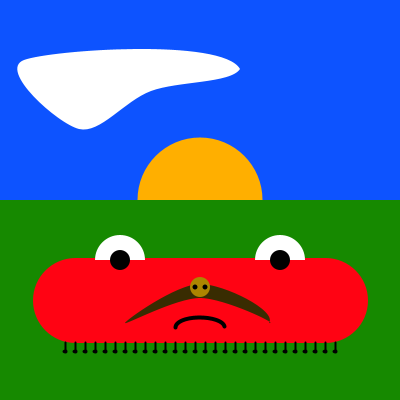
Frame 1 (no input)
Frame 60 (the mouse pressed at the canvas centre just before this capture): identical to frame 1, image omitted
Frame 120 (the mouse held since frame 60 and released just before this capture): identical to frame 1, image omitted

The Processing sketch that drew this single still picture (run headless with seeded random() and noise(); from frame 60 on, the mouse is pressed at the canvas centre):

// Processing sketch: processing_51333
// ── processing_51333.pde



void setup() {
   size(400,400);
  smooth();
}



void draw() {

//Positionnement des variables au centre
 float x = width/2;
 float y = height/2;

//Ciel
background(13,83,255);

//Nuages
noStroke();
fill(255);
beginShape();
curveVertex(x+7,y-196);
curveVertex(x+40,y-131);
curveVertex(x-49,y-109);
curveVertex(x-121,y-71);
curveVertex(x-176,y-140);
curveVertex(x+40,y-131);
curveVertex(x-72,y+48);
endShape();


//Soleil
fill(255,175,0);
noStroke();
ellipse (x,y,125,125);



//Gazon
fill(22,137,0);
rect(0,200,400,200);



//Corps

stroke(255,3,19);
strokeWeight(85);
strokeJoin(ROUND);

line(x-125,y+100,x+125,y+100);

//Pattes
stroke(0);
strokeWeight(2);
for (int j =  65; j < 340; j += 10) {
  line(j, y+142, j , y+150);
  
//pieds
fill(0);
ellipse(j,351,3,2);
  
}


//yeux
noStroke();
fill(255);
arc(x-80,y+60,50,50,PI,TWO_PI);
arc(x+80,y+60,50,50,PI,TWO_PI);

//pupilles
fill(0);
ellipse(x-80,y+60,20,20);
ellipse(x+80,y+60,20,20);

//moustache
noStroke();
fill(57,44,1);
beginShape();
curveVertex(x-69,y+87);
curveVertex(x+69,y+123);
curveVertex(x,y+98);
curveVertex(x-75,y+123);
curveVertex(x,y+84);
curveVertex(x+69,y+123);
curveVertex(x-51,y+158);
endShape();

//nose
fill(173,133,0);
ellipse(x,y+87,20,20);

fill(0);
ellipse(x-5,y+87,5,5);
ellipse(x+5,y+87,5,5);

//bouche
noFill();
stroke(0);
strokeWeight(4);
arc(x,y+127,50,20,PI,6.20);

}
